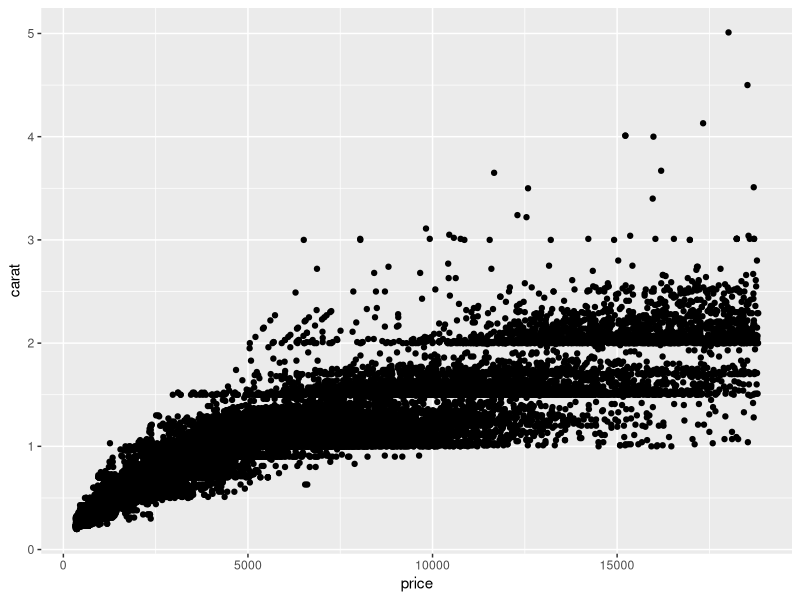
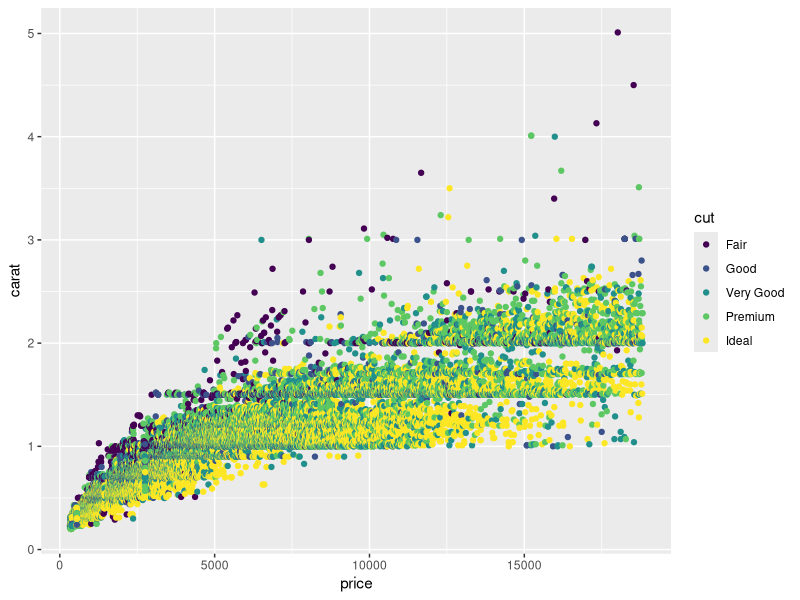

R code for these plots, in order:
## ---- chunk 1
library(tidyverse)
## ---- chunk 2
## TASK: Plot `price` vs `carat` below
diamonds %>% 
  ggplot(aes(price,carat)) +
  geom_point()
## Your code here!
## ---- chunk 3
## TASK: Plot `price`, `carat`, and `cut` below
diamonds %>% 
  ggplot(aes(price,carat, color = cut)) +
  geom_point()
## Your code here!
